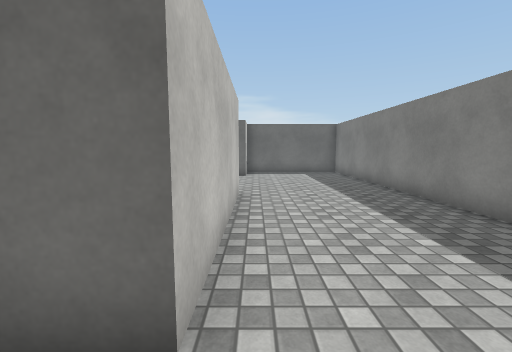
view 1 (above)

15 first-person views from a walk through a scene from a Unity 3-D project. The camera is 1.3 m above the floor, tilts 6° down and sees 90° across. The floor is counted in squares, 1 m on a side. Each view is taken from the middle of a square. On the plan, view 1 faces up. The plan holds only what a view shows up to about 13 squares ahead; the rest is blank. Surface patterns are stand-ins for the level's own textures.

view 2
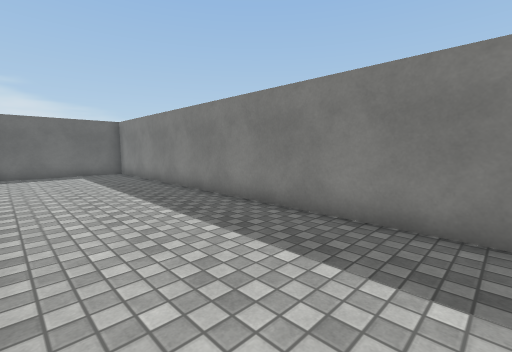

view 3
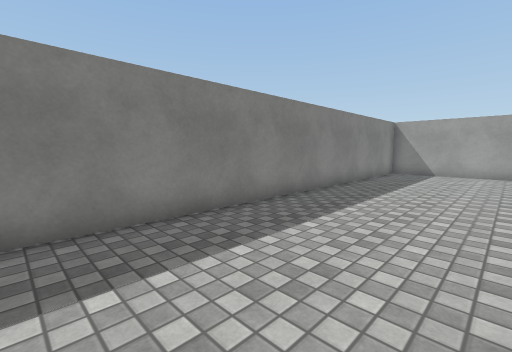

view 4
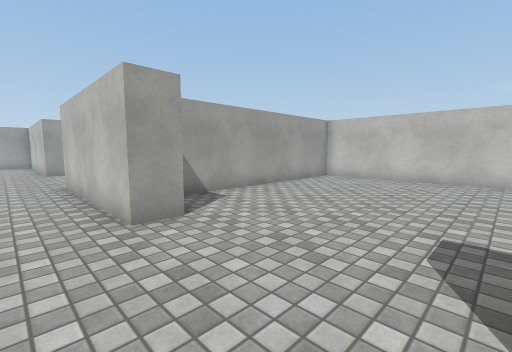

view 5
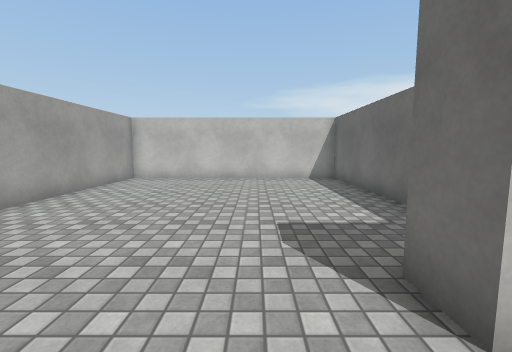

view 6
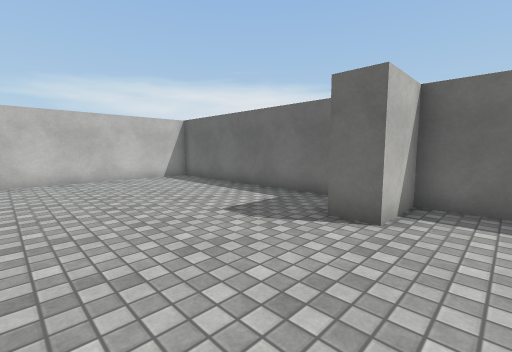

view 7
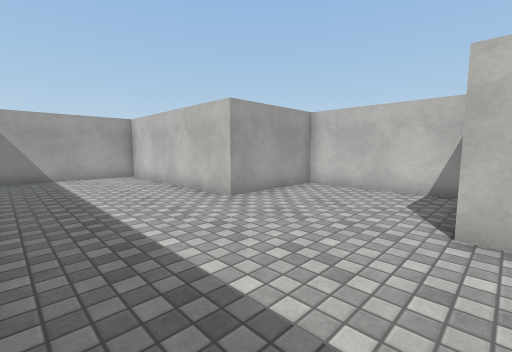

view 8
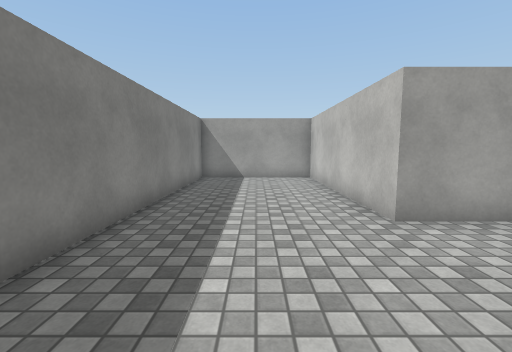

view 9
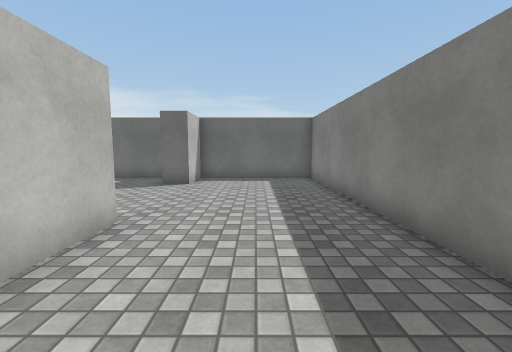

view 10
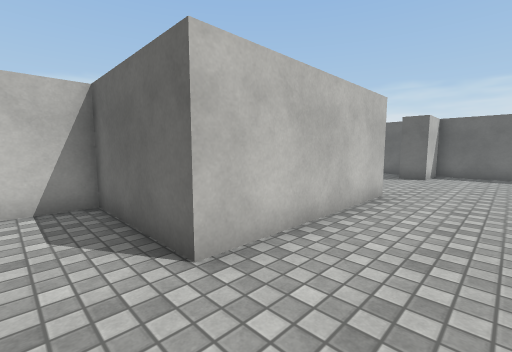

view 11
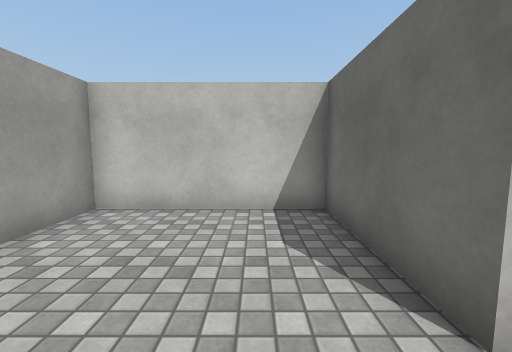

view 12
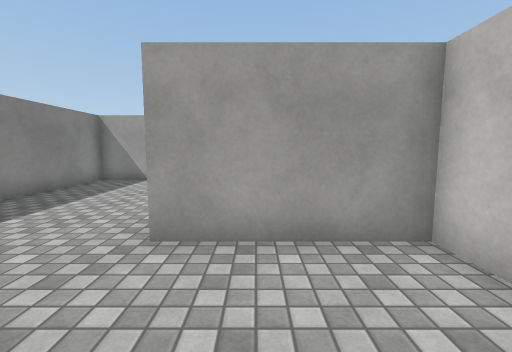

view 13
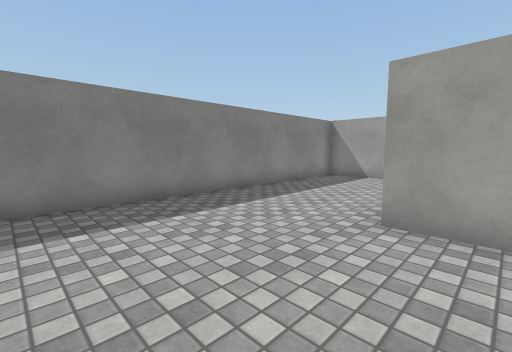

view 14
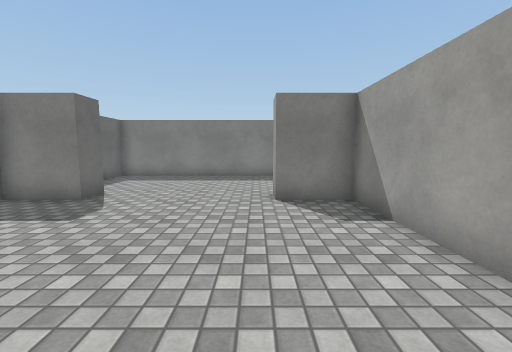

view 15
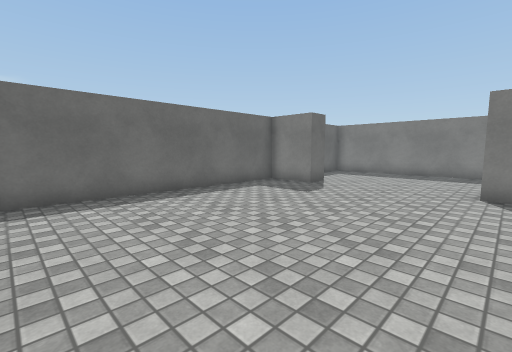

### Floor plan
Points are (right, up) in squares from view 1. A wall is a line through its corners. A room is listed if a view was taken in it or the views show most of it. See-through windows are left out.
Room 1 (views 1, 2, 3, 4, 5, 6, 7, 8, 9, 10, 11, 12, 13, 14, 15)
walls: (-1.5, 5.5) (-1.5, 7.5) (-0.5, 7.5) (-0.5, 1.5) (-4.5, 1.5) (-4.5, -3.5) (-0.5, -3.5) (-0.5, -10.8) (4.5, -10.8) (4.5, 14.5) (-0.5, 14.5) (-0.5, 12.5) (-1.5, 12.5) (-1.5, 14.5) (-10.5, 14.5) (-10.5, 5.5) (-1.5, 5.5)

Where each view was taken, in squares from view 1:
view 1: 0 up, 0 right, facing up
view 2: 0 up, 0 right, facing up-right
view 3: 4 up, 0 right, facing down-right
view 4: 12 up, 1 right, facing down-left
view 5: 11 up, 1 right, facing left
view 6: 8 up, 1 right, facing up-left
view 7: 2 up, 4 right, facing down-left
view 8: 1 up, 2 right, facing down
view 9: 3 up, 2 right, facing up
view 10: 0 up, 2 right, facing up-left
view 11: 0 up, 1 right, facing left
view 12: 0 up, 2 left, facing down
view 13: 1 up, 2 left, facing down-right
view 14: 8 up, 8 left, facing right
view 15: 7 up, 10 left, facing up-right
